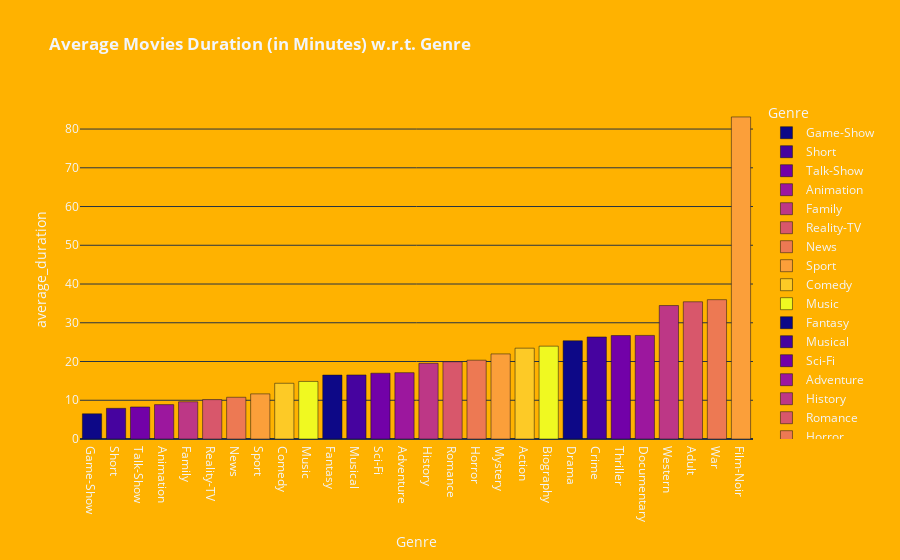

Notebook code for this chart:
### Markdown cell above
### creates an interactive bar chart using Plotly Express to visualize the average movies duration for each genre. It customizes the background color to enhance visual appeal.

### Code cell
# Creating an interactive bar chart using Plotly Express to visualize the average movies duration w.r.t. Genre
fig = px.bar(df_avgDur,
            x='genre',
            y='average_duration',
            labels={'genre': 'Genre'},
            color='genre',
            color_discrete_sequence=px.colors.sequential.Plasma,
            template='plotly_dark',
            title='<b> Average Movies Duration (in Minutes) w.r.t. Genre')

# Updating the background color of the chart
fig.update_layout(
    plot_bgcolor='#FFB200',
    paper_bgcolor='#FFB200',
)

# Displaying the interactive chart
fig.show()

### Figure 1 — Plotly figure (JSON) as saved in the notebook; plotly's stock layout.template omitted (floating-point values rounded to 4 significant figures)
{"data": [{"alignmentgroup": "True", "hovertemplate": "Genre=%{x}<br>average_duration=%{y}<extra></extra>", "legendgroup": "Game-Show", "marker": {"color": "#0d0887", "pattern": {"shape": ""}}, "name": "Game-Show", "offsetgroup": "Game-Show", "orientation": "v", "showlegend": true, "textposition": "auto", "type": "bar", "x": ["Game-Show"], "xaxis": "x", "y": [6.507], "yaxis": "y"}, {"alignmentgroup": "True", "hovertemplate": "Genre=%{x}<br>average_duration=%{y}<extra></extra>", "legendgroup": "Short", "marker": {"color": "#46039f", "pattern": {"shape": ""}}, "name": "Short", "offsetgroup": "Short", "orientation": "v", "showlegend": true, "textposition": "auto", "type": "bar", "x": ["Short"], "xaxis": "x", "y": [7.912], "yaxis": "y"}, {"alignmentgroup": "True", "hovertemplate": "Genre=%{x}<br>average_duration=%{y}<extra></extra>", "legendgroup": "Talk-Show", "marker": {"color": "#7201a8", "pattern": {"shape": ""}}, "name": "Talk-Show", "offsetgroup": "Talk-Show", "orientation": "v", "showlegend": true, "textposition": "auto", "type": "bar", "x": ["Talk-Show"], "xaxis": "x", "y": [8.266], "yaxis": "y"}, {"alignmentgroup": "True", "hovertemplate": "Genre=%{x}<br>average_duration=%{y}<extra></extra>", "legendgroup": "Animation", "marker": {"color": "#9c179e", "pattern": {"shape": ""}}, "name": "Animation", "offsetgroup": "Animation", "orientation": "v", "showlegend": true, "textposition": "auto", "type": "bar", "x": ["Animation"], "xaxis": "x", "y": [8.877], "yaxis": "y"}, {"alignmentgroup": "True", "hovertemplate": "Genre=%{x}<br>average_duration=%{y}<extra></extra>", "legendgroup": "Family", "marker": {"color": "#bd3786", "pattern": {"shape": ""}}, "name": "Family", "offsetgroup": "Family", "orientation": "v", "showlegend": true, "textposition": "auto", "type": "bar", "x": ["Family"], "xaxis": "x", "y": [9.609], "yaxis": "y"}, {"alignmentgroup": "True", "hovertemplate": "Genre=%{x}<br>average_duration=%{y}<extra></extra>", "legendgroup": "Reality-TV", "marker": {"color": "#d8576b", "pattern": {"shape": ""}}, "name": "Reality-TV", "offsetgroup": "Reality-TV", "orientation": "v", "showlegend": true, "textposition": "auto", "type": "bar", "x": ["Reality-TV"], "xaxis": "x", "y": [10.17], "yaxis": "y"}, {"alignmentgroup": "True", "hovertemplate": "Genre=%{x}<br>average_duration=%{y}<extra></extra>", "legendgroup": "News", "marker": {"color": "#ed7953", "pattern": {"shape": ""}}, "name": "News", "offsetgroup": "News", "orientation": "v", "showlegend": true, "textposition": "auto", "type": "bar", "x": ["News"], "xaxis": "x", "y": [10.77], "yaxis": "y"}, {"alignmentgroup": "True", "hovertemplate": "Genre=%{x}<br>average_duration=%{y}<extra></extra>", "legendgroup": "Sport", "marker": {"color": "#fb9f3a", "pattern": {"shape": ""}}, "name": "Sport", "offsetgroup": "Sport", "orientation": "v", "showlegend": true, "textposition": "auto", "type": "bar", "x": ["Sport"], "xaxis": "x", "y": [11.65], "yaxis": "y"}, {"alignmentgroup": "True", "hovertemplate": "Genre=%{x}<br>average_duration=%{y}<extra></extra>", "legendgroup": "Comedy", "marker": {"color": "#fdca26", "pattern": {"shape": ""}}, "name": "Comedy", "offsetgroup": "Comedy", "orientation": "v", "showlegend": true, "textposition": "auto", "type": "bar", "x": ["Comedy"], "xaxis": "x", "y": [14.38], "yaxis": "y"}, {"alignmentgroup": "True", "hovertemplate": "Genre=%{x}<br>average_duration=%{y}<extra></extra>", "legendgroup": "Music", "marker": {"color": "#f0f921", "pattern": {"shape": ""}}, "name": "Music", "offsetgroup": "Music", "orientation": "v", "showlegend": true, "textposition": "auto", "type": "bar", "x": ["Music"], "xaxis": "x", "y": [14.86], "yaxis": "y"}, {"alignmentgroup": "True", "hovertemplate": "Genre=%{x}<br>average_duration=%{y}<extra></extra>", "legendgroup": "Fantasy", "marker": {"color": "#0d0887", "pattern": {"shape": ""}}, "name": "Fantasy", "offsetgroup": "Fantasy", "orientation": "v", "showlegend": true, "textposition": "auto", "type": "bar", "x": ["Fantasy"], "xaxis": "x", "y": [16.49], "yaxis": "y"}, {"alignmentgroup": "True", "hovertemplate": "Genre=%{x}<br>average_duration=%{y}<extra></extra>", "legendgroup": "Musical", "marker": {"color": "#46039f", "pattern": {"shape": ""}}, "name": "Musical", "offsetgroup": "Musical", "orientation": "v", "showlegend": true, "textposition": "auto", "type": "bar", "x": ["Musical"], "xaxis": "x", "y": [16.53], "yaxis": "y"}, {"alignmentgroup": "True", "hovertemplate": "Genre=%{x}<br>average_duration=%{y}<extra></extra>", "legendgroup": "Sci-Fi", "marker": {"color": "#7201a8", "pattern": {"shape": ""}}, "name": "Sci-Fi", "offsetgroup": "Sci-Fi", "orientation": "v", "showlegend": true, "textposition": "auto", "type": "bar", "x": ["Sci-Fi"], "xaxis": "x", "y": [16.99], "yaxis": "y"}, {"alignmentgroup": "True", "hovertemplate": "Genre=%{x}<br>average_duration=%{y}<extra></extra>", "legendgroup": "Adventure", "marker": {"color": "#9c179e", "pattern": {"shape": ""}}, "name": "Adventure", "offsetgroup": "Adventure", "orientation": "v", "showlegend": true, "textposition": "auto", "type": "bar", "x": ["Adventure"], "xaxis": "x", "y": [17.12], "yaxis": "y"}, {"alignmentgroup": "True", "hovertemplate": "Genre=%{x}<br>average_duration=%{y}<extra></extra>", "legendgroup": "History", "marker": {"color": "#bd3786", "pattern": {"shape": ""}}, "name": "History", "offsetgroup": "History", "orientation": "v", "showlegend": true, "textposition": "auto", "type": "bar", "x": ["History"], "xaxis": "x", "y": [19.53], "yaxis": "y"}, {"alignmentgroup": "True", "hovertemplate": "Genre=%{x}<br>average_duration=%{y}<extra></extra>", "legendgroup": "Romance", "marker": {"color": "#d8576b", "pattern": {"shape": ""}}, "name": "Romance", "offsetgroup": "Romance", "orientation": "v", "showlegend": true, "textposition": "auto", "type": "bar", "x": ["Romance"], "xaxis": "x", "y": [19.95], "yaxis": "y"}, {"alignmentgroup": "True", "hovertemplate": "Genre=%{x}<br>average_duration=%{y}<extra></extra>", "legendgroup": "Horror", "marker": {"color": "#ed7953", "pattern": {"shape": ""}}, "name": "Horror", "offsetgroup": "Horror", "orientation": "v", "showlegend": true, "textposition": "auto", "type": "bar", "x": ["Horror"], "xaxis": "x", "y": [20.34], "yaxis": "y"}, {"alignmentgroup": "True", "hovertemplate": "Genre=%{x}<br>average_duration=%{y}<extra></extra>", "legendgroup": "Mystery", "marker": {"color": "#fb9f3a", "pattern": {"shape": ""}}, "name": "Mystery", "offsetgroup": "Mystery", "orientation": "v", "showlegend": true, "textposition": "auto", "type": "bar", "x": ["Mystery"], "xaxis": "x", "y": [21.96], "yaxis": "y"}, {"alignmentgroup": "True", "hovertemplate": "Genre=%{x}<br>average_duration=%{y}<extra></extra>", "legendgroup": "Action", "marker": {"color": "#fdca26", "pattern": {"shape": ""}}, "name": "Action", "offsetgroup": "Action", "orientation": "v", "showlegend": true, "textposition": "auto", "type": "bar", "x": ["Action"], "xaxis": "x", "y": [23.44], "yaxis": "y"}, {"alignmentgroup": "True", "hovertemplate": "Genre=%{x}<br>average_duration=%{y}<extra></extra>", "legendgroup": "Biography", "marker": {"color": "#f0f921", "pattern": {"shape": ""}}, "name": "Biography", "offsetgroup": "Biography", "orientation": "v", "showlegend": true, "textposition": "auto", "type": "bar", "x": ["Biography"], "xaxis": "x", "y": [23.96], "yaxis": "y"}, {"alignmentgroup": "True", "hovertemplate": "Genre=%{x}<br>average_duration=%{y}<extra></extra>", "legendgroup": "Drama", "marker": {"color": "#0d0887", "pattern": {"shape": ""}}, "name": "Drama", "offsetgroup": "Drama", "orientation": "v", "showlegend": true, "textposition": "auto", "type": "bar", "x": ["Drama"], "xaxis": "x", "y": [25.35], "yaxis": "y"}, {"alignmentgroup": "True", "hovertemplate": "Genre=%{x}<br>average_duration=%{y}<extra></extra>", "legendgroup": "Crime", "marker": {"color": "#46039f", "pattern": {"shape": ""}}, "name": "Crime", "offsetgroup": "Crime", "orientation": "v", "showlegend": true, "textposition": "auto", "type": "bar", "x": ["Crime"], "xaxis": "x", "y": [26.33], "yaxis": "y"}, {"alignmentgroup": "True", "hovertemplate": "Genre=%{x}<br>average_duration=%{y}<extra></extra>", "legendgroup": "Thriller", "marker": {"color": "#7201a8", "pattern": {"shape": ""}}, "name": "Thriller", "offsetgroup": "Thriller", "orientation": "v", "showlegend": true, "textposition": "auto", "type": "bar", "x": ["Thriller"], "xaxis": "x", "y": [26.7], "yaxis": "y"}, {"alignmentgroup": "True", "hovertemplate": "Genre=%{x}<br>average_duration=%{y}<extra></extra>", "legendgroup": "Documentary", "marker": {"color": "#9c179e", "pattern": {"shape": ""}}, "name": "Documentary", "offsetgroup": "Documentary", "orientation": "v", "showlegend": true, "textposition": "auto", "type": "bar", "x": ["Documentary"], "xaxis": "x", "y": [26.74], "yaxis": "y"}, {"alignmentgroup": "True", "hovertemplate": "Genre=%{x}<br>average_duration=%{y}<extra></extra>", "legendgroup": "Western", "marker": {"color": "#bd3786", "pattern": {"shape": ""}}, "name": "Western", "offsetgroup": "Western", "orientation": "v", "showlegend": true, "textposition": "auto", "type": "bar", "x": ["Western"], "xaxis": "x", "y": [34.45], "yaxis": "y"}, {"alignmentgroup": "True", "hovertemplate": "Genre=%{x}<br>average_duration=%{y}<extra></extra>", "legendgroup": "Adult", "marker": {"color": "#d8576b", "pattern": {"shape": ""}}, "name": "Adult", "offsetgroup": "Adult", "orientation": "v", "showlegend": true, "textposition": "auto", "type": "bar", "x": ["Adult"], "xaxis": "x", "y": [35.42], "yaxis": "y"}, {"alignmentgroup": "True", "hovertemplate": "Genre=%{x}<br>average_duration=%{y}<extra></extra>", "legendgroup": "War", "marker": {"color": "#ed7953", "pattern": {"shape": ""}}, "name": "War", "offsetgroup": "War", "orientation": "v", "showlegend": true, "textposition": "auto", "type": "bar", "x": ["War"], "xaxis": "x", "y": [35.96], "yaxis": "y"}, {"alignmentgroup": "True", "hovertemplate": "Genre=%{x}<br>average_duration=%{y}<extra></extra>", "legendgroup": "Film-Noir", "marker": {"color": "#fb9f3a", "pattern": {"shape": ""}}, "name": "Film-Noir", "offsetgroup": "Film-Noir", "orientation": "v", "showlegend": true, "textposition": "auto", "type": "bar", "x": ["Film-Noir"], "xaxis": "x", "y": [83.12], "yaxis": "y"}], "layout": {"autosize": true, "barmode": "relative", "legend": {"title": {"text": "Genre"}, "tracegroupgap": 0}, "paper_bgcolor": "#FFB200", "plot_bgcolor": "#FFB200", "title": {"text": "<b> Average Movies Duration (in Minutes) w.r.t. Genre"}, "xaxis": {"anchor": "y", "autorange": true, "categoryarray": ["Game-Show", "Short", "Talk-Show", "Animation", "Family", "Reality-TV", "News", "Sport", "Comedy", "Music", "Fantasy", "Musical", "Sci-Fi", "Adventure", "History", "Romance", "Horror", "Mystery", "Action", "Biography", "Drama", "Crime", "Thriller", "Documentary", "Western", "Adult", "War", "Film-Noir"], "categoryorder": "array", "domain": [0, 1], "range": [-0.5, 27.5], "title": {"text": "Genre"}, "type": "category"}, "yaxis": {"anchor": "x", "autorange": true, "domain": [0, 1], "range": [0, 87.5], "title": {"text": "average_duration"}, "type": "linear"}}}
